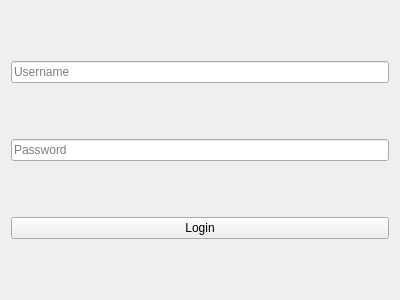
<?xml version="1.0" encoding="UTF-8"?>
<ui version="4.0">
 <class>LoginWindow</class>
 <widget class="QWidget" name="LoginWindow">
  <property name="geometry">
   <rect>
    <x>0</x>
    <y>0</y>
    <width>400</width>
    <height>300</height>
   </rect>
  </property>
  <property name="windowTitle">
   <string>Login</string>
  </property>
  <layout class="QVBoxLayout" name="verticalLayout">
   <item>
    <widget class="QLineEdit" name="usernameLineEdit">
     <property name="placeholderText">
      <string>Username</string>
     </property>
    </widget>
   </item>
   <item>
    <widget class="QLineEdit" name="passwordLineEdit">
     <property name="placeholderText">
      <string>Password</string>
     </property>
     <property name="echoMode">
      <enum>QLineEdit::Password</enum>
     </property>
    </widget>
   </item>
   <item>
    <widget class="QPushButton" name="loginButton">
     <property name="text">
      <string>Login</string>
     </property>
    </widget>
   </item>
  </layout>
 </widget>
 <resources/>
 <connections/>
</ui>
